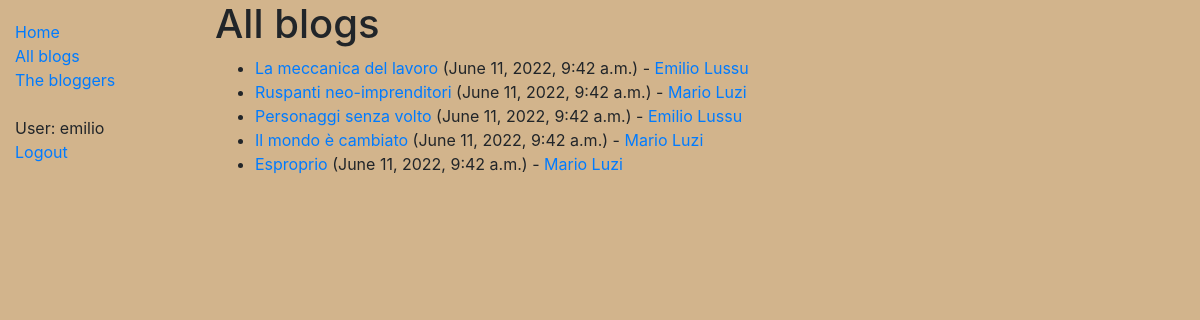
/blog/blogposts/ (signed in), run on the app's committed database.
### nanoblog/models.py (models this page shows, shortened)
class BlogPost(models.Model):
    title = models.CharField(max_length=200, unique=True)
    content = models.TextField()
    blogger = models.ForeignKey(Blogger, on_delete=models.CASCADE)
    time = models.DateTimeField(default=datetime.datetime.now, editable=False)
    def __str__(self):
        return f"{self.title}"

class Blogger(models.Model):
    user = models.OneToOneField(User, on_delete=models.CASCADE)
    shortbio = models.TextField(max_length=2000)
    def __str__(self):
        return self.user.get_full_name()
    class Meta:
        ordering = ["user"]

### nanoblog/views.py (the view)
# urls.py: path("blog/blogposts/", views.BlogPosts.as_view(), name="blogposts"),
class BlogPosts(ListView):
    model = BlogPost
    paginate_by = 20

### nanoblog/templates/nanoblog/blogpost_list.html
{% extends "base_generic.html" %}
{% block content %}
<h1>All blogs</h1>
{% if blogpost_list %}
<ul>
    {% for blogpost in blogpost_list %}
    <li>
        <a href="{% url 'blogpost' pk=blogpost.id %}">{{ blogpost }}</a> ({{ blogpost.time }}) - <a href="{{ blogpost.blogger.get_absolute_url }}">{{ blogpost.blogger }}</a>
    </li>
    {% endfor %}
</ul>
{% else %}
<p>There are no posts in the blog.</p>
{% endif %}
{% endblock %}

### nanoblog/templates/base_generic.html (shortened to what this page needs)
<!DOCTYPE html>
<html lang="en">
<head>
    <link rel="stylesheet" href="https://cdn.jsdelivr.net/npm/bootstrap@4.5.3/dist/css/bootstrap.min.css"
>
    {% load static %}
    <link rel="stylesheet" href="{% static 'css/styles.css' %}">
</head>
<body>
    <div class="container-fluid">
        <div class="row">
            <div class="col-sm-2">
                {% block sidebar %}
                <ul class="sidebar-nav" style = "list-style-type: none;">
                    <li><a href="{% url 'home' %}">Home</a></li>
                    <li><a href="{% url 'blogposts' %}">All blogs</a></li>
                    <li><a href="{% url 'bloggers' %}">The bloggers</a></li>
                    <br/>
                    {% if user.is_authenticated %}
                    <li>User: {{ user.get_username }}</li>
                    <li><a href="{% url 'logout'%}?next={{request.path}}">Logout</a></li>
                    {% else %}
                    <li><a href="{% url 'login'%}?next={{request.path}}">Login</a></li>
                    {% endif %}
                </ul>
                {% endblock %}
            </div>
            <div class="col-sm-10 ">{% block content %}{% endblock %}
            </div>
        </div>
    </div>
</body>
</html>

### nanoblog/static/css/styles.css (style rules this page uses)
body { background-color: tan; }
.sidebar-nav { margin-top: 20px; padding: 0; list-style: none; }

### data on the page
BlogPost: title "La meccanica del lavoro", time "June 11, 2022, 9:42 a.m.", blogger "Emilio Lussu"
BlogPost: title "Ruspanti neo-imprenditori", time "June 11, 2022, 9:42 a.m.", blogger "Mario Luzi"
BlogPost: title "Personaggi senza volto", time "June 11, 2022, 9:42 a.m.", blogger "Emilio Lussu"
BlogPost: title "Il mondo è cambiato", time "June 11, 2022, 9:42 a.m.", blogger "Mario Luzi"
BlogPost: title "Esproprio", time "June 11, 2022, 9:42 a.m.", blogger "Mario Luzi"

### other printed values
{{ user.get_username }} "emilio"
